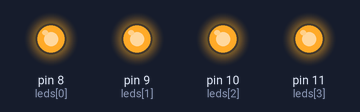
A sketch run on a simulated Arduino Uno, built with avr-gcc and run on an emulated ATmega328P. Shown: output pins drawn as LEDs (lit = HIGH).

Above: at 0.03 s.
At 0.34 s:
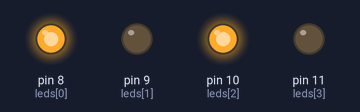
At 0.71 s:
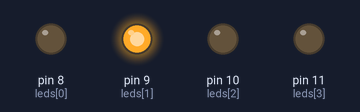
At 1.46 s:
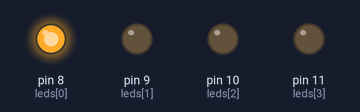
At 2.15 s:
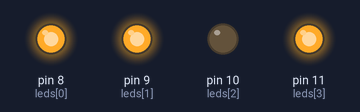
At 2.9 s:
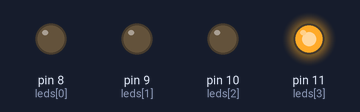
Timing chart, 0 to 3.2 s (numbered marks = the images above):
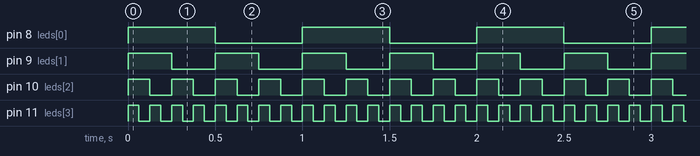

Measured:
- by itself, pin 8 (leds[0]): alternates HIGH for 0.50 s and LOW for 0.50 s
- by itself, pin 9 (leds[1]): alternates HIGH for 0.25 s and LOW for 0.25 s
- by itself, pin 10 (leds[2]): alternates HIGH for 0.12 s and LOW for 0.12 s
- by itself, pin 11 (leds[3]): alternates HIGH for 0.06 s and LOW for 0.06 s

The sketch:

LedBeats.ino
```cpp
int numLeds = 4;
int leds[] = {8, 9, 10, 11};

int tempo = 60;
unsigned long interval = 60000000 / tempo;

void setup() {
  for (int i = 0; i < numLeds; ++i) {
    pinMode(leds[i], OUTPUT);
  }
}

void loop() {
  for (int i = 0; i < 4; ++i) {
    if ((micros() % (interval >> i)) < (interval >> (i + 1))) {
      digitalWrite(leds[i], HIGH);
    } else {
      digitalWrite(leds[i], LOW);
    }
  }
}
```
